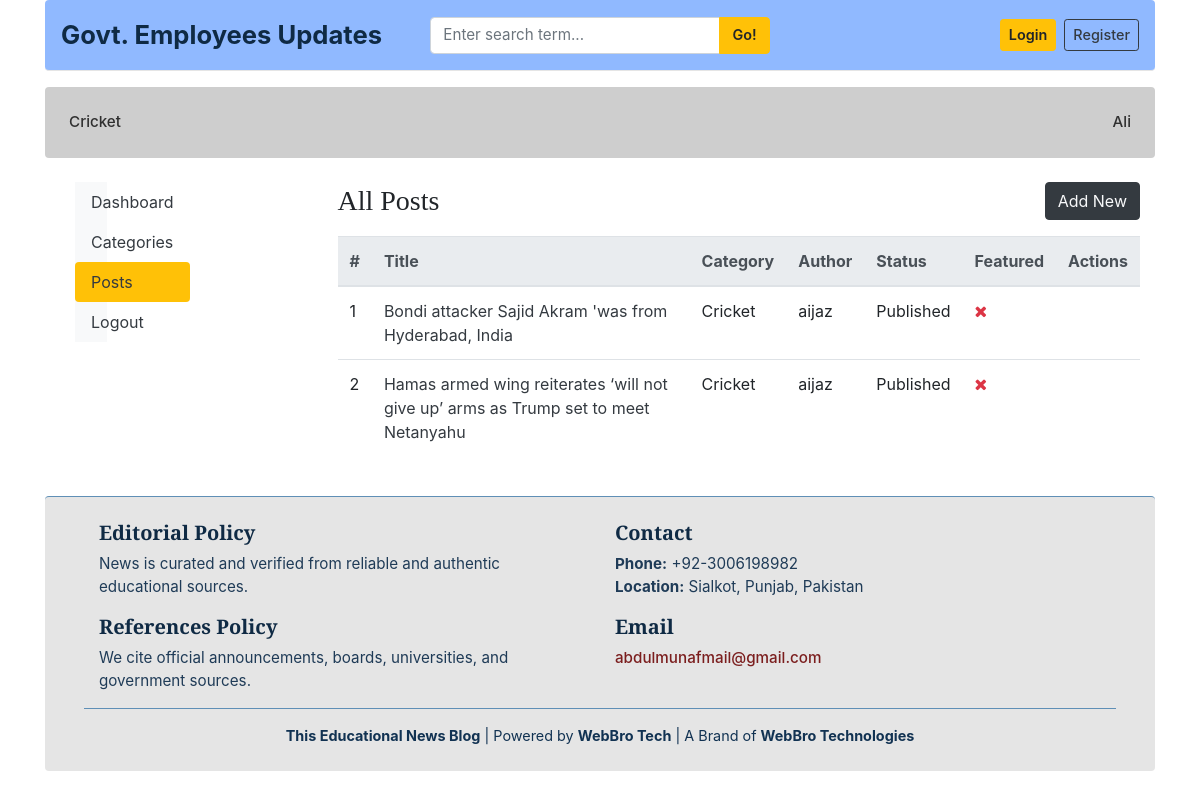
The app's page /dashboard/posts/ with its own data.
### blogs/models.py (models this page shows, shortened)
class Category(models.Model):
    category_name = models.CharField(max_length=50, unique=True)
    created_at = models.DateTimeField(auto_now_add=True)
    updated_at = models.DateTimeField(auto_now=True)
    class Meta:
        verbose_name_plural = 'Categories'
    def __str__(self):
        return self.category_name

class Blog(models.Model):
    title = models.CharField(max_length=100)
    slug = models.SlugField(max_length=150, blank=True, unique=True)
    category = models.ForeignKey(Category, on_delete=models.CASCADE)
    auther = models.ForeignKey(User, on_delete=models.CASCADE , null=True)
    featured_image = models.ImageField(upload_to='uploads/%y/%m/%d')
    short_description = HTMLField()
    blog_body = HTMLField()
    pdf_file = models.FileField(upload_to='pdfs/', blank=True, null=True)
    status = models.CharField(max_length=20, choices = STATUS_CHOICES, default = "Draft")
    is_featured = models.BooleanField(default=False)
    created_at = models.DateTimeField(auto_now_add=True)
    updated_at = models. DateTimeField(auto_now=True)

### dashboards/views.py (the view)
# urls.py: path('posts/', views.posts, name='posts'),
def posts(request):
    posts = Blog.objects.all()
    context={
        'posts': posts
    }
    return render(request, 'dashboard/posts.html', context)

### blogs/context_processors.py (called while the page is built)
def get_categories(request):
    categories = Category.objects.all()
    return dict(categories=categories)

def get_social_links(request):
    social_links = SocialLinks.objects.all()
    return dict(social_links=social_links)

### templates/dashboard/posts.html (shortened to what this page needs)
{% extends 'base.html' %}
{% block content %}
<div class="container mt-4">
    <div class="row">
        <aside class="col-md-3 mb-4">
            {% include 'dashboard/sidebar.html' %}
        </aside>
        <main class="col-md-9">
            <div class="d-flex justify-content-between align-items-center mb-3">
                <h3 class="mb-0">All Posts</h3>
                <a href="{% url 'add_post' %}" class="btn btn-dark text-light">
                    Add New
                </a>
            </div>
            <div class="table-responsive">
                <table class="table table-hover" aria-label="Posts Table" itemscope itemtype="https://schema.org/Blog">
                    <thead class="thead-light">
                        <tr>
                            <th scope="col">#</th>
                            <th scope="col">Title</th>
                            <th scope="col">Category</th>
                            <th scope="col">Author</th>
                            <th scope="col">Status</th>
                            <th scope="col">Featured</th>
                            <th scope="col">Actions</th>
                        </tr>
                    </thead>
                    <tbody>
                        {% for post in posts %}
                        <tr itemscope itemtype="https://schema.org/BlogPosting">
                            <td>{{ forloop.counter }}</td>
                            <td itemprop="headline">
                                <a href="{% url 'post_detail' post.slug %}" class="text-dark">
                                    {{ post.title }}
                                </a>
                            </td>
                            <td itemprop="keywords">{{ post.category }}</td>
                            <td itemprop="author">{{ post.auther }}</td>
                            <td>
                                <span itemprop="articleSection">{{ post.status }}</span>
                            </td>
                            <td>
                                {% if post.is_featured %}
                                    <i class="fa fa-check text-success" aria-label="Featured"></i>
                                {% else %}
                                    <i class="fa fa-times text-danger" aria-label="Not Featured"></i>
                                {% endif %}
                            </td>
                            <td>
                            </td>
                        </tr>
                        {% endfor %}
                    </tbody>
                </table>
            </div>
        </main>
    </div>
</div>
{% endblock %}

### templates/base.html (shortened to what this page needs)
{% load static %}
<!DOCTYPE html>
<html lang="en">
<head>
  <link href="https://getbootstrap.com/docs/4.0/dist/css/bootstrap.min.css" rel="stylesheet">
  <link href="{% static 'css/blog.css' %}" rel="stylesheet">
  <link rel="stylesheet"
        href="https://cdnjs.cloudflare.com/ajax/libs/font-awesome/4.7.0/css/font-awesome.min.css">
</head>
<body>
<div class="container">
  <header class="p-3 mb-3 rounded blog-header"
          style="background-color:#90b9ff;">
    <div class="row align-items-center">
      <div class="col-md-4">
        <a href="/"
          style="color:#0f2a44;
                  font-weight:700;
                  font-size:1.6rem;
                  text-decoration:none;">
          Govt. Employees Updates
        </a>
      </div>
      <div class="col-md-4">
        <form action="{% url 'search' %}" method="GET">
          <div class="input-group">
            <input class="form-control"
                  type="text"
                  name="keyword"
                  placeholder="Enter search term..."
                  aria-label="Enter search term"
                  style="font-size:0.95rem;">
            <div class="input-group-append">
              <button class="btn btn-warning"
                      type="submit"
                      style="font-size:0.9rem; font-weight:600;">
                Go!
              </button>
            </div>
          </div>
        </form>
      </div>
      <div class="col-md-4 d-flex justify-content-end align-items-center">
        {% if not user.is_authenticated %}
          <a href="{% url 'login' %}"
            class="btn btn-sm btn-warning mr-2"
            style="font-size:0.9rem; font-weight:600;">
            Login
          </a>
          <a href="{% url 'register' %}"
            class="btn btn-sm btn-outline-dark"
            style="font-size:0.9rem; font-weight:500;">
            Register
          </a>
        {% endif %}
      </div>
    </div>
  </header>
  <div class="p-3 mb-3 rounded nav-scroller"
      style="background-color:#cecece;">
    <nav class="nav d-flex justify-content-between flex-wrap">
      {% for cat in categories %}
        <a href="{% url 'posts_by_category' cat.id %}"
          class="p-2 nav-link"
          style="color:#2f2f2f;
                  font-weight:500;
                  font-size:0.95rem;
                  text-decoration:none;">
          {{ cat.category_name }}
        </a>
      {% endfor %}
    </nav>
  </div>
  {% block content %}
  {% endblock %}
<footer class="p-4 mt-4 rounded blog-footer" style="background-color:#e5e5e5; border-top: 1px solid #5f8fb6;">
  <div class="container">
    <div class="d-flex flex-column flex-md-row justify-content-around text-center text-md-left">
      <div class="mb-4 mb-md-0" style="flex:1; padding: 0 15px;">
        <h5 style="color:#0f2a44; font-weight:600;">Editorial Policy</h5>
        <p style="color:#1f3b57; font-size:0.95rem;">
          News is curated and verified from reliable and authentic educational sources.
        </p>
        <h5 style="color:#0f2a44; font-weight:600;">References Policy</h5>
        <p style="color:#1f3b57; font-size:0.95rem;">
          We cite official announcements, boards, universities, and government sources.
        </p>
      </div>
      <div class="mb-4 mb-md-0" style="flex:1; padding: 0 15px;">
        <h5 style="color:#0f2a44; font-weight:600;">Contact</h5>
        <ul class="list-unstyled" style="color:#1f3b57; font-size:0.95rem;">
          <li><strong>Phone:</strong> +92-3006198982</li>
          <li><strong>Location:</strong> Sialkot, Punjab, Pakistan</li>
        </ul>
        <h5 style="color:#0f2a44; font-weight:600;">Email</h5>
        <p style="font-size:0.95rem;">
          <a href="mailto:info@webbrotech.com" style="color:#7b1e1e; text-decoration:none; font-weight:500;">
            abdulmunafmail@gmail.com
          </a>
        </p>
      </div>
    </div>
    <hr style="border-color:#5f8fb6;">
    <p class="text-center mb-0" style="color:#113252; font-size:0.9rem;">
      <strong>This Educational News Blog</strong> |
      Powered by <strong>WebBro Tech</strong> |
      A Brand of <strong>WebBro Technologies</strong>
    </p>
  </div>
</footer>
</div>
</body>
</html>

### static/css/blog.css (style rules this page uses)
.blog-header { border-bottom: 1px solid #e5e5e5; }
h1, h2, h3, h4, h5, h6 { font-family: "Playfair Display", Georgia, "Times New Roman", serif; }
.blog-footer { padding: 2.5rem 0; color: #727272; text-align: center; background-color: #f9f9f9; border-top: .05rem solid #e5e5e5; }
.blog-footer p:last-child { margin-bottom: 0; }

### records on screen
Category: category_name "Cricket"
Category: category_name "Ali"
Blog: title "Bondi attacker Sajid Akram 'was from Hyderabad, India", category "Cricket", auther "aijaz", status "Published", is_featured False (drawn)
Blog: title "Hamas armed wing reiterates ‘will not give up’ arms as Trump set to meet Netanyahu", category "Cricket", auther "aijaz", status "Published", is_featured False (drawn)
